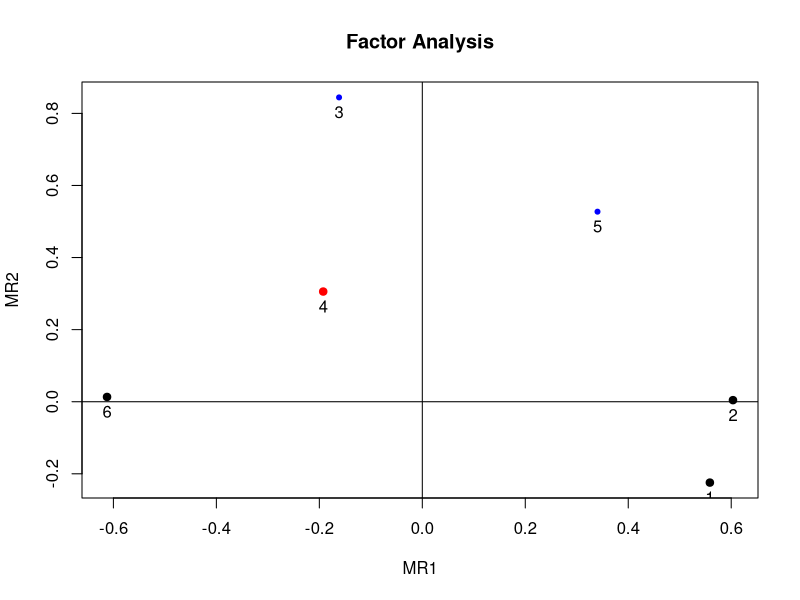
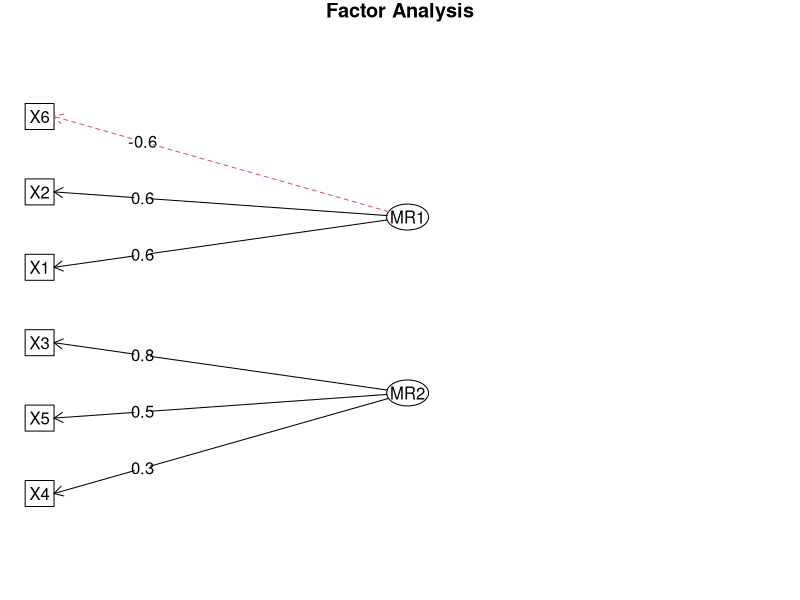
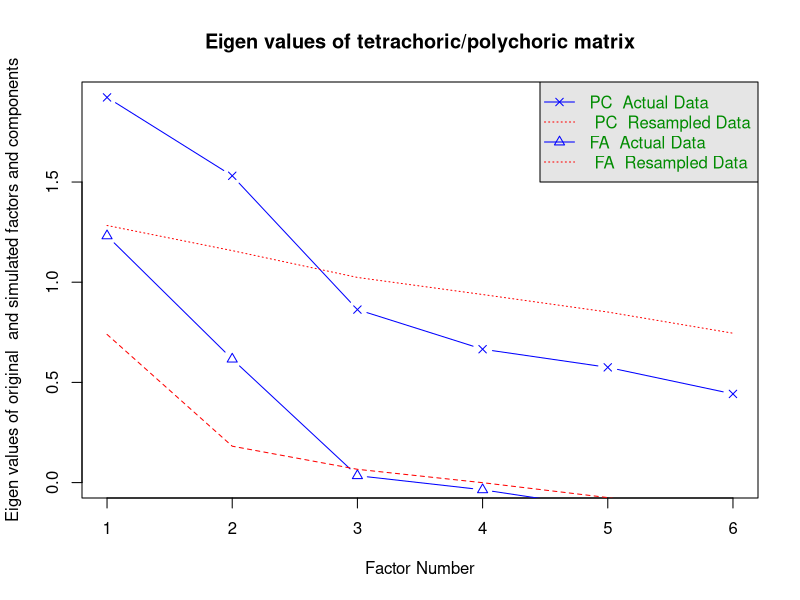

Recreate these plots in R, in order. (Note: this script raises an error after producing the figures.)
## ---- chunk 1
wants <- c("GPArotation", "mvtnorm", "polycor", "psych")
has   <- wants %in% rownames(installed.packages())
if(any(!has)) install.packages(wants[!has])
## ---- chunk 2
set.seed(123)
N <- 200                       # number of observations
P <- 6                         # number of variables
Q <- 2                         # number of factors

# true P x Q loading matrix -> variable-factor correlations
Lambda <- matrix(c(0.7,-0.4, 0.8,0, -0.2,0.9, -0.3,0.4, 0.3,0.7, -0.8,0.1),
                 nrow=P, ncol=Q, byrow=TRUE)
## ---- chunk 3
# factor scores (uncorrelated factors)
library(mvtnorm)               # for rmvnorm()
FF <- rmvnorm(N, mean=c(5, 15), sigma=diag(Q))

# matrix with iid, mean 0, normal errors
E   <- rmvnorm(N, rep(0, P), diag(P))
X   <- FF %*% t(Lambda) + E    # matrix with variable values
dfX <- data.frame(X)           # data also as a data frame
## ---- chunk 4
# categorize variables into a list of ordered factors
lOrd <- lapply(dfX, function(x) {
               cut(x, breaks=quantile(x), include.lowest=TRUE,
                   ordered=TRUE, labels=LETTERS[1:4]) })
dfOrd  <- data.frame(lOrd)     # combine list into a data frame
ordNum <- data.matrix(dfOrd)   # categorized data as a numeric matrix
## ---- chunk 5
library(polycor)               # for hetcor()
pc <- hetcor(dfOrd, ML=TRUE)   # polychoric corr matrix
## ---- chunk 6
library(psych)
faPC <- fa(r=pc$correlations, nfactors=2, n.obs=N, rotate="varimax")
faPC$loadings
## ---- chunk 7
# polychoric FA
faPCdirect <- fa.poly(ordNum, nfactors=2, rotate="varimax")
## ---- chunk 8
faPCdirect$fa$loadings         # loadings are the same as above ...
## ---- chunk 9
factor.plot(faPCdirect$fa, cut=0.5)
fa.diagram(faPCdirect)
## ---- chunk 10
fap <- fa.parallel.poly(ordNum)   # parallel analysis for dichotomous data
## ---- chunk 11
fap
vss(pc$correlations, n.obs=N, rotate="varimax")  # very simple structure
## ---- chunk 12
try(detach(package:GPArotation))
try(detach(package:psych))
try(detach(package:polycor))
try(detach(package:sfsmisc))
try(detach(package:mvtnorm))
